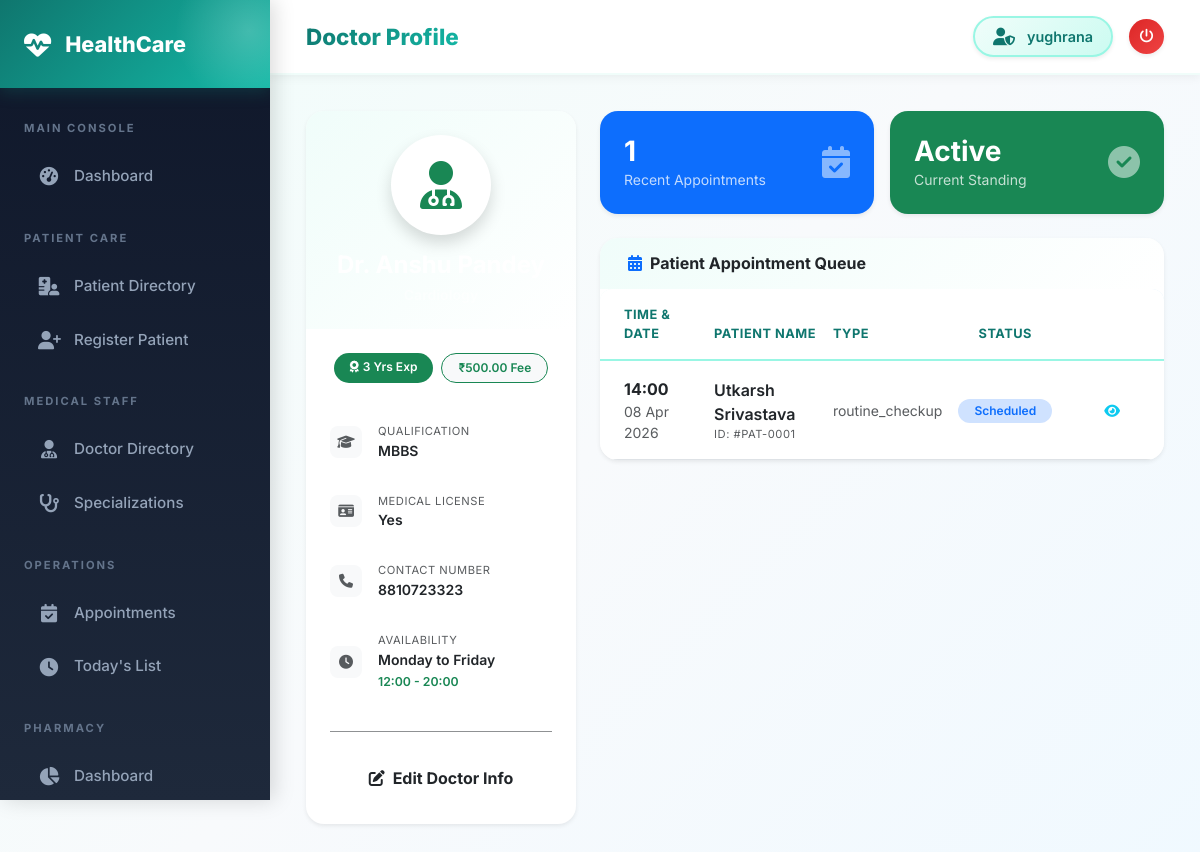
Page /doctors/1/ (signed in) on the committed database.
### doctors/models.py (models this page shows, shortened)
class Doctor(models.Model):
    user = models.OneToOneField(User, on_delete=models.SET_NULL, null=True, blank=True)
    first_name = models.CharField(max_length=100)
    last_name = models.CharField(max_length=100)
    specialization = models.ForeignKey(Specialization, on_delete=models.SET_NULL, null=True)
    qualification = models.CharField(max_length=200)
    experience_years = models.IntegerField(default=0)
    phone = models.CharField(max_length=15)
    email = models.EmailField()
    license_number = models.CharField(max_length=50, unique=True)
    consultation_fee = models.DecimalField(max_digits=8, decimal_places=2, default=0)
    available_days = models.CharField(max_length=100, blank=True, help_text="e.g. Mon,Tue,Wed")
    available_time_start = models.TimeField(null=True, blank=True)
    available_time_end = models.TimeField(null=True, blank=True)
    bio = models.TextField(blank=True)
    is_active = models.BooleanField(default=True)
    created_at = models.DateTimeField(auto_now_add=True)
    def get_full_name(self):
        return f"Dr. {self.first_name} {self.last_name}"

### appointments/models.py (models this page shows, shortened)
class Appointment(models.Model):
    STATUS_CHOICES = [
        ('scheduled', 'Scheduled'),
        ('confirmed', 'Confirmed'),
        ('completed', 'Completed'),
        ('cancelled', 'Cancelled'),
        ('no_show', 'No Show'),
    ]
    TYPE_CHOICES = [
        ('consultation', 'Consultation'),
        ('follow_up', 'Follow Up'),
        ('emergency', 'Emergency'),
        ('routine_checkup', 'Routine Checkup'),
        ('lab_test', 'Lab Test'),
        ('surgery', 'Surgery'),
    ]
    patient = models.ForeignKey(Patient, on_delete=models.CASCADE, related_name='appointments')
    doctor = models.ForeignKey(Doctor, on_delete=models.CASCADE, related_name='appointments')
    appointment_date = models.DateField()
    appointment_time = models.TimeField()
    appointment_type = models.CharField(max_length=30, choices=TYPE_CHOICES, default='consultation')
    status = models.CharField(max_length=20, choices=STATUS_CHOICES, default='scheduled')
    reason = models.TextField(blank=True)
    notes = models.TextField(blank=True)
    follow_up_date = models.DateField(null=True, blank=True)
    created_at = models.DateTimeField(auto_now_add=True)
    updated_at = models.DateTimeField(auto_now=True)
    class Meta:
        ordering = ['-appointment_date', '-appointment_time']

### patients/models.py (models this page shows, shortened)
class Patient(models.Model):
    BLOOD_GROUP_CHOICES = [
        ('A+', 'A+'), ('A-', 'A-'), ('B+', 'B+'), ('B-', 'B-'),
        ('O+', 'O+'), ('O-', 'O-'), ('AB+', 'AB+'), ('AB-', 'AB-'),
    ]
    GENDER_CHOICES = [('M', 'Male'), ('F', 'Female'), ('O', 'Other')]
    user = models.OneToOneField(User, on_delete=models.SET_NULL, null=True, blank=True)
    first_name = models.CharField(max_length=100)
    last_name = models.CharField(max_length=100)
    date_of_birth = models.DateField()
    gender = models.CharField(max_length=1, choices=GENDER_CHOICES)
    blood_group = models.CharField(max_length=3, choices=BLOOD_GROUP_CHOICES, blank=True)
    phone = models.CharField(max_length=15)
    email = models.EmailField(blank=True)
    address = models.TextField()
    emergency_contact_name = models.CharField(max_length=100, blank=True)
    emergency_contact_phone = models.CharField(max_length=15, blank=True)
    allergies = models.TextField(blank=True, help_text="List known allergies")
    chronic_conditions = models.TextField(blank=True)
    insurance_provider = models.CharField(max_length=100, blank=True)
    insurance_id = models.CharField(max_length=50, blank=True)
    created_at = models.DateTimeField(auto_now_add=True)
    updated_at = models.DateTimeField(auto_now=True)
    def get_full_name(self):
        return f"{self.first_name} {self.last_name}"

### doctors/views.py (the view)
# urls.py: path('<int:pk>/', views.doctor_detail, name='doctor_detail'),
@login_required
def doctor_detail(request, pk):
    doctor = get_object_or_404(Doctor, pk=pk)
    appointments = doctor.appointments.order_by('-appointment_date')[:10]
    return render(request, 'doctors/doctor_detail.html', {'doctor': doctor, 'appointments': appointments})

### templates/doctors/doctor_detail.html (shortened to what this page needs)
{% extends 'base/base.html' %}
{% block page_title %}Doctor Profile{% endblock %}
{% block content %}
<div class="row g-4">
    <div class="col-lg-4">
        <div class="card shadow-sm border-0 mb-4 overflow-hidden">
            <div class="card-header bg-success py-4 text-center border-0">
                <div class="avatar-circle mx-auto mb-3 shadow">
                    <i class="fas fa-user-md fa-3x text-success"></i>
                </div>
                <h4 class="text-white mb-1 fw-bold">{{ doctor.get_full_name }}</h4>
                <p class="text-white-50 mb-0 small">{{ doctor.specialization.name }}</p>
            </div>
            <div class="card-body p-4">
                <div class="d-flex justify-content-center gap-2 mb-4">
                    <span class="badge bg-success px-3 py-2 rounded-pill"><i class="fas fa-award me-1"></i>{{ doctor.experience_years }} Yrs Exp</span>
                    <span class="badge bg-light text-success border border-success px-3 py-2 rounded-pill">₹{{ doctor.consultation_fee }} Fee</span>
                </div>
                <ul class="list-group list-group-flush small">
                    <li class="list-group-item d-flex align-items-center py-3 border-0 px-0">
                        <div class="icon-box me-3"><i class="fas fa-graduation-cap text-muted"></i></div>
                        <div>
                            <div class="text-muted extra-small">Qualification</div>
                            <div class="fw-semibold">{{ doctor.qualification }}</div>
                        </div>
                    </li>
                    <li class="list-group-item d-flex align-items-center py-3 border-0 px-0">
                        <div class="icon-box me-3"><i class="fas fa-id-card text-muted"></i></div>
                        <div>
                            <div class="text-muted extra-small">Medical License</div>
                            <div class="fw-semibold">{{ doctor.license_number }}</div>
                        </div>
                    </li>
                    <li class="list-group-item d-flex align-items-center py-3 border-0 px-0">
                        <div class="icon-box me-3"><i class="fas fa-phone text-muted"></i></div>
                        <div>
                            <div class="text-muted extra-small">Contact Number</div>
                            <div class="fw-semibold">{{ doctor.phone }}</div>
                        </div>
                    </li>
                    <li class="list-group-item d-flex align-items-center py-3 border-0 px-0">
                        <div class="icon-box me-3"><i class="fas fa-clock text-muted"></i></div>
                        <div>
                            <div class="text-muted extra-small">Availability</div>
                            <div class="fw-semibold">
                                {{ doctor.available_days|default:"Not specified" }}<br>
                                <span class="text-success small">{{ doctor.available_time_start|time:"H:i" }} - {{ doctor.available_time_end|time:"H:i" }}</span>
                            </div>
                        </div>
                    </li>
                </ul>
                <hr class="my-4 opacity-50">
                <div class="d-grid gap-2">
                    <a href="{% url 'doctor_update' doctor.pk %}" class="btn btn-outline-warning text-dark fw-bold">
                        <i class="fas fa-edit me-2"></i>Edit Doctor Info
                    </a>
                </div>
            </div>
        </div>
    </div>
    <div class="col-lg-8">
        <div class="row g-3 mb-4">
            <div class="col-md-6">
                <div class="card shadow-sm border-0 bg-primary text-white p-4 h-100">
                    <div class="d-flex justify-content-between align-items-center">
                        <div>
                            <div class="h3 mb-0 fw-bold">{{ appointments.count }}</div>
                            <div class="small opacity-75">Recent Appointments</div>
                        </div>
                        <i class="fas fa-calendar-check fa-2x opacity-50"></i>
                    </div>
                </div>
            </div>
            <div class="col-md-6">
                <div class="card shadow-sm border-0 bg-success text-white p-4 h-100">
                    <div class="d-flex justify-content-between align-items-center">
                        <div>
                            <div class="h3 mb-0 fw-bold">Active</div>
                            <div class="small opacity-75">Current Standing</div>
                        </div>
                        <i class="fas fa-check-circle fa-2x opacity-50"></i>
                    </div>
                </div>
            </div>
        </div>
        <div class="card shadow-sm border-0">
            <div class="card-header bg-white border-0 py-3 d-flex justify-content-between align-items-center">
                <h6 class="mb-0 fw-bold"><i class="fas fa-calendar-alt text-primary me-2"></i>Patient Appointment Queue</h6>
            </div>
            <div class="card-body p-0">
                <div class="table-responsive">
                    <table class="table table-hover align-middle mb-0">
                        <thead class="bg-light">
                            <tr>
                                <th class="px-4 py-3 border-0 small text-uppercase">Time & Date</th>
                                <th class="py-3 border-0 small text-uppercase">Patient Name</th>
                                <th class="py-3 border-0 small text-uppercase">Type</th>
                                <th class="py-3 border-0 small text-uppercase text-center">Status</th>
                                <th class="px-4 py-3 border-0"></th>
                            </tr>
                        </thead>
                        <tbody>
                            {% for appt in appointments %}
                            <tr>
                                <td class="px-4 py-3">
                                    <div class="fw-bold">{{ appt.appointment_time|time:"H:i" }}</div>
                                    <div class="text-muted small">{{ appt.appointment_date|date:"d M Y" }}</div>
                                </td>
                                <td>
                                    <div class="fw-semibold">{{ appt.patient.get_full_name }}</div>
                                    <div class="text-muted extra-small">ID: #PAT-{{ appt.patient.id|stringformat:"04d" }}</div>
                                </td>
                                <td><span class="small text-muted">{{ appt.get_init_type_display|default:appt.appointment_type }}</span></td>
                                <td class="text-center">
                                    {% if appt.status == 'scheduled' %}
                                        <span class="badge bg-primary-subtle text-primary rounded-pill px-3">Scheduled</span>
                                    {% elif appt.status == 'completed' %}
                                        <span class="badge bg-success-subtle text-success rounded-pill px-3">Completed</span>
                                    {% elif appt.status == 'cancelled' %}
                                        <span class="badge bg-danger-subtle text-danger rounded-pill px-3">Cancelled</span>
                                    {% else %}
                                        <span class="badge bg-secondary-subtle text-secondary rounded-pill px-3">{{ appt.get_status_display }}</span>
                                    {% endif %}
                                </td>
                                <td class="px-4 py-3 text-end">
                                    <div class="btn-group">
                                        <a href="{% url 'appointment_detail' appt.pk %}" class="btn btn-sm btn-outline-info rounded-circle"><i class="fas fa-eye"></i></a>
                                    </div>
                                </td>
                            </tr>
                            {% empty %}
                            <tr>
                                <td colspan="5" class="py-5 text-center text-muted">
                                    <div class="opacity-50">No patient history found.</div>
                                </td>
                            </tr>
                            {% endfor %}
                        </tbody>
                    </table>
                </div>
            </div>
        </div>
    </div>
</div>
{% endblock %}

### templates/base/base.html (shortened to what this page needs)
<!doctype html>
<html lang="en">
  <head>
    <link href="https://cdn.jsdelivr.net/npm/bootstrap@5.3.0/dist/css/bootstrap.min.css" rel="stylesheet" />
    <link href="https://cdnjs.cloudflare.com/ajax/libs/font-awesome/6.4.0/css/all.min.css" rel="stylesheet" />
  </head>
  <body>
    {% if user.is_authenticated %}
    <div class="sidebar" id="sidebar">
      <div class="sidebar-brand">
        <i class="fas fa-heartbeat"></i>
        <span>HealthCare</span>
      </div>
      <nav class="mt-2 pb-5">
        <div class="nav-section">Main Console</div>
        <a href="{% url 'dashboard' %}" class="nav-link {% if request.resolver_match.url_name == 'dashboard' %}active{% endif %}">
          <i class="fas fa-tachometer-alt"></i> Dashboard
        </a>
        <div class="nav-section">Patient Care</div>
        <a href="{% url 'patient_list' %}" class="nav-link {% if request.resolver_match.url_name == 'patient_list' %}active{% endif %}">
          <i class="fas fa-hospital-user"></i> Patient Directory
        </a>
        <a href="{% url 'patient_create' %}" class="nav-link {% if request.resolver_match.url_name == 'patient_create' %}active{% endif %}">
          <i class="fas fa-user-plus"></i> Register Patient
        </a>
        <div class="nav-section">Medical Staff</div>
        <a href="{% url 'doctor_list' %}" class="nav-link {% if request.resolver_match.url_name == 'doctor_list' %}active{% endif %}">
          <i class="fas fa-user-md"></i> Doctor Directory
        </a>
        <a href="{% url 'specialization_list' %}" class="nav-link {% if 'specialization' in request.resolver_match.url_name %}active{% endif %}">
          <i class="fas fa-stethoscope"></i> Specializations
        </a>
        <div class="nav-section">Operations</div>
        <a href="{% url 'appointment_list' %}" class="nav-link {% if request.resolver_match.url_name == 'appointment_list' %}active{% endif %}">
          <i class="fas fa-calendar-check"></i> Appointments
        </a>
        <a href="{% url 'today_appointments' %}" class="nav-link {% if request.resolver_match.url_name == 'today_appointments' %}active{% endif %}">
          <i class="fas fa-clock"></i> Today's List
        </a>
        <div class="nav-section">Pharmacy</div>
        <a href="{% url 'pharmacy_dashboard' %}" class="nav-link {% if request.resolver_match.url_name == 'pharmacy_dashboard' %}active{% endif %}">
          <i class="fas fa-chart-pie"></i> Dashboard
        </a>
      </nav>
    </div>
    <div class="main-content">
      <div class="topbar">
        <div class="d-flex align-items-center">
            <span class="topbar-title">{% block page_title %}HealthCare Portal{% endblock %}</span>
        </div>
        <div class="d-flex align-items-center gap-3">
          <div class="user-badge shadow-sm">
            <i class="fas fa-user-shield"></i>
            <span>{{ user.get_full_name|default:user.username }}</span>
          </div>
          <a href="{% url 'logout' %}" class="btn btn-sm btn-danger rounded-circle p-2 shadow-sm" style="width: 35px; height: 35px; display: flex; align-items: center; justify-content: center;">
            <i class="fas fa-power-off"></i>
          </a>
        </div>
      </div>
      <div class="page-content">
        {% block content %}{% endblock %}
      </div>
    </div>
    {% else %}
        {% block public_content %}{% endblock %}
    {% endif %}
  </body>
</html>

### rows in the picture
Doctor: experience_years "3", consultation_fee "500.00", qualification "MBBS", license_number "Yes", phone "8810723323", available_days "Monday to Friday", available_time_start "12:00", available_time_end "20:00"
Appointment: appointment_time "14:00", appointment_date "08 Apr 2026", patient.get_full_name "Utkarsh Srivastava", patient.id "0001", init_type "routine_checkup", status "Scheduled"

### other values in the picture
{{ user.get_full_name|default:user.username }} "yughrana"
{{ appointments.count }} "1"
